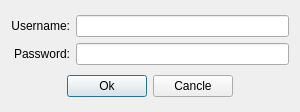
<?xml version="1.0" encoding="UTF-8"?>
<ui version="4.0">
 <class>AuthDlg</class>
 <widget class="QDialog" name="AuthDlg">
  <property name="geometry">
   <rect>
    <x>0</x>
    <y>0</y>
    <width>300</width>
    <height>112</height>
   </rect>
  </property>
  <property name="sizePolicy">
   <sizepolicy hsizetype="Preferred" vsizetype="Preferred">
    <horstretch>0</horstretch>
    <verstretch>0</verstretch>
   </sizepolicy>
  </property>
  <property name="minimumSize">
   <size>
    <width>300</width>
    <height>112</height>
   </size>
  </property>
  <property name="maximumSize">
   <size>
    <width>300</width>
    <height>112</height>
   </size>
  </property>
  <property name="windowTitle">
   <string>Authentication</string>
  </property>
  <layout class="QGridLayout" name="gridLayout">
   <item row="2" column="0">
    <layout class="QHBoxLayout" name="horizontalLayout_3">
     <item>
      <spacer name="horizontalSpacer">
       <property name="orientation">
        <enum>Qt::Horizontal</enum>
       </property>
       <property name="sizeHint" stdset="0">
        <size>
         <width>40</width>
         <height>20</height>
        </size>
       </property>
      </spacer>
     </item>
     <item>
      <widget class="QPushButton" name="okBtn">
       <property name="text">
        <string>Ok</string>
       </property>
      </widget>
     </item>
     <item>
      <widget class="QPushButton" name="cancelBtn">
       <property name="sizePolicy">
        <sizepolicy hsizetype="Minimum" vsizetype="Fixed">
         <horstretch>0</horstretch>
         <verstretch>1</verstretch>
        </sizepolicy>
       </property>
       <property name="text">
        <string>Cancle</string>
       </property>
      </widget>
     </item>
     <item>
      <spacer name="horizontalSpacer_2">
       <property name="orientation">
        <enum>Qt::Horizontal</enum>
       </property>
       <property name="sizeHint" stdset="0">
        <size>
         <width>40</width>
         <height>20</height>
        </size>
       </property>
      </spacer>
     </item>
    </layout>
   </item>
   <item row="0" column="0">
    <layout class="QGridLayout" name="gridLayout_2">
     <item row="0" column="0">
      <widget class="QLabel" name="label">
       <property name="text">
        <string>Username:</string>
       </property>
       <property name="alignment">
        <set>Qt::AlignRight|Qt::AlignTrailing|Qt::AlignVCenter</set>
       </property>
      </widget>
     </item>
     <item row="4" column="0">
      <widget class="QLabel" name="label_2">
       <property name="maximumSize">
        <size>
         <width>1677721</width>
         <height>16777215</height>
        </size>
       </property>
       <property name="text">
        <string>Password:</string>
       </property>
       <property name="alignment">
        <set>Qt::AlignRight|Qt::AlignTrailing|Qt::AlignVCenter</set>
       </property>
      </widget>
     </item>
     <item row="0" column="1">
      <widget class="QLineEdit" name="username">
       <property name="sizePolicy">
        <sizepolicy hsizetype="Expanding" vsizetype="Fixed">
         <horstretch>0</horstretch>
         <verstretch>1</verstretch>
        </sizepolicy>
       </property>
      </widget>
     </item>
     <item row="4" column="1">
      <widget class="QLineEdit" name="passwd">
       <property name="sizePolicy">
        <sizepolicy hsizetype="Expanding" vsizetype="Fixed">
         <horstretch>0</horstretch>
         <verstretch>1</verstretch>
        </sizepolicy>
       </property>
       <property name="echoMode">
        <enum>QLineEdit::Password</enum>
       </property>
      </widget>
     </item>
    </layout>
   </item>
  </layout>
 </widget>
 <tabstops>
  <tabstop>username</tabstop>
  <tabstop>passwd</tabstop>
  <tabstop>okBtn</tabstop>
  <tabstop>cancelBtn</tabstop>
 </tabstops>
 <resources/>
 <connections/>
</ui>
